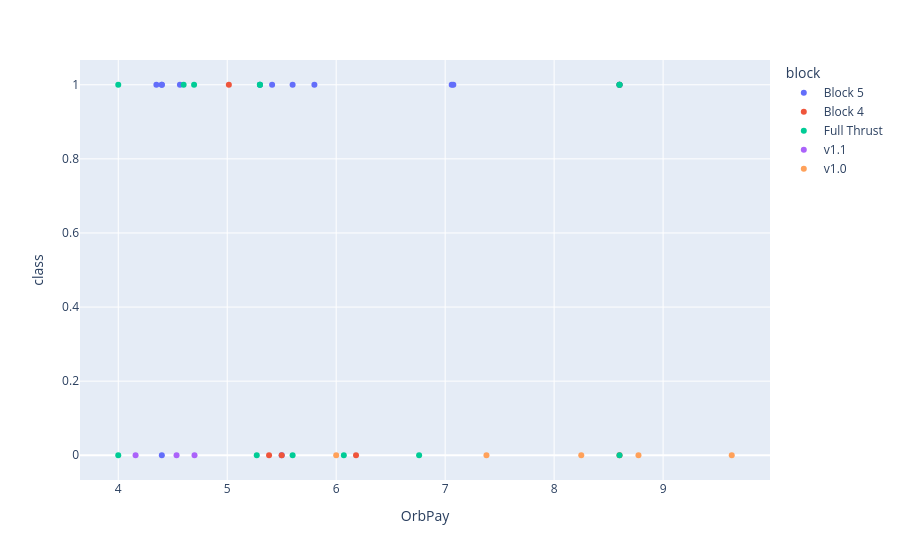

Here is the notebook cell this chart was saved with:
### Code cell
# Correlation between Payload and Success for all sites
xlim = [4,10]
mask_scatter = (df.OrbPay >= xlim[0]) & (df.OrbPay <= xlim[1])
scatter_plot = px.scatter(
    df[mask_scatter],
    x = 'OrbPay',
    y = 'class',
    color = 'block'
)
scatter_plot

### Figure 1 — Plotly figure (JSON) as saved in the notebook; plotly's stock layout.template omitted (floating-point values rounded to 4 significant figures)
{"data": [{"hovertemplate": "block=Block 5<br>OrbPay=%{x}<br>class=%{y}<extra></extra>", "legendgroup": "Block 5", "marker": {"color": "#636efa", "symbol": "circle"}, "mode": "markers", "name": "Block 5", "orientation": "v", "showlegend": true, "type": "scatter", "x": [4.4, 5.6, 4.4, 5.5, 4.35, 5.412, 8.6, 4.4, 4.566, 5.3, 7.06, 5.8, 8.6, 7.075], "xaxis": "x", "y": [1, 1, 1, 0, 1, 1, 1, 0, 1, 1, 1, 1, 1, 1], "yaxis": "y"}, {"hovertemplate": "block=Block 4<br>OrbPay=%{x}<br>class=%{y}<extra></extra>", "legendgroup": "Block 4", "marker": {"color": "#EF553B", "symbol": "circle"}, "mode": "markers", "name": "Block 4", "orientation": "v", "showlegend": true, "type": "scatter", "x": [5.384, 5.5, 8.6, 6.182, 8.6, 5.015], "xaxis": "x", "y": [0, 0, 0, 0, 1, 1], "yaxis": "y"}, {"hovertemplate": "block=Full Thrust<br>OrbPay=%{x}<br>class=%{y}<extra></extra>", "legendgroup": "Full Thrust", "marker": {"color": "#00cc96", "symbol": "circle"}, "mode": "markers", "name": "Full Thrust", "orientation": "v", "showlegend": true, "type": "scatter", "x": [4.0, 8.6, 5.3, 6.761, 8.6, 4.0, 6.07, 5.3, 5.6, 8.6, 4.6, 4.696, 5.271], "xaxis": "x", "y": [0, 0, 1, 0, 1, 1, 0, 1, 0, 1, 1, 1, 0], "yaxis": "y"}, {"hovertemplate": "block=v1.1<br>OrbPay=%{x}<br>class=%{y}<extra></extra>", "legendgroup": "v1.1", "marker": {"color": "#ab63fa", "symbol": "circle"}, "mode": "markers", "name": "v1.1", "orientation": "v", "showlegend": true, "type": "scatter", "x": [4.7, 4.159, 4.535], "xaxis": "x", "y": [0, 0, 0], "yaxis": "y"}, {"hovertemplate": "block=v1.0<br>OrbPay=%{x}<br>class=%{y}<extra></extra>", "legendgroup": "v1.0", "marker": {"color": "#FFA15A", "symbol": "circle"}, "mode": "markers", "name": "v1.0", "orientation": "v", "showlegend": true, "type": "scatter", "x": [9.63, 8.249, 7.379, 8.774, 6.0], "xaxis": "x", "y": [0, 0, 0, 0, 0], "yaxis": "y"}], "layout": {"legend": {"title": {"text": "block"}, "tracegroupgap": 0}, "margin": {"t": 60}, "xaxis": {"anchor": "y", "domain": [0, 1], "title": {"text": "OrbPay"}}, "yaxis": {"anchor": "x", "domain": [0, 1], "title": {"text": "class"}}}}
